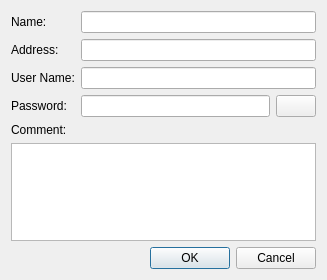
<?xml version="1.0" encoding="UTF-8"?>
<ui version="4.0">
 <class>RouterDialog</class>
 <widget class="QDialog" name="RouterDialog">
  <property name="geometry">
   <rect>
    <x>0</x>
    <y>0</y>
    <width>327</width>
    <height>280</height>
   </rect>
  </property>
  <property name="windowTitle">
   <string>Router Properties</string>
  </property>
  <layout class="QVBoxLayout" name="verticalLayout">
   <item>
    <layout class="QFormLayout" name="formLayout">
     <item row="0" column="0">
      <widget class="QLabel" name="label_name">
       <property name="text">
        <string>Name:</string>
       </property>
      </widget>
     </item>
     <item row="0" column="1">
      <widget class="QLineEdit" name="edit_name">
       <property name="maxLength">
        <number>64</number>
       </property>
      </widget>
     </item>
     <item row="1" column="0">
      <widget class="QLabel" name="label_address">
       <property name="text">
        <string>Address:</string>
       </property>
      </widget>
     </item>
     <item row="1" column="1">
      <widget class="QLineEdit" name="edit_address">
       <property name="maxLength">
        <number>64</number>
       </property>
      </widget>
     </item>
     <item row="2" column="0">
      <widget class="QLabel" name="label">
       <property name="text">
        <string>User Name:</string>
       </property>
      </widget>
     </item>
     <item row="2" column="1">
      <widget class="QLineEdit" name="edit_username">
       <property name="maxLength">
        <number>64</number>
       </property>
      </widget>
     </item>
     <item row="3" column="0">
      <widget class="QLabel" name="label_2">
       <property name="text">
        <string>Password:</string>
       </property>
      </widget>
     </item>
     <item row="3" column="1">
      <layout class="QHBoxLayout" name="horizontalLayout">
       <item>
        <widget class="QLineEdit" name="edit_password">
         <property name="maxLength">
          <number>64</number>
         </property>
         <property name="echoMode">
          <enum>QLineEdit::Password</enum>
         </property>
        </widget>
       </item>
       <item>
        <widget class="QPushButton" name="button_show_password">
         <property name="text">
          <string/>
         </property>
         <property name="icon">
          <iconset resource="resources/console.qrc">
           <normaloff>:/img/eye.png</normaloff>:/img/eye.png</iconset>
         </property>
         <property name="checkable">
          <bool>true</bool>
         </property>
        </widget>
       </item>
      </layout>
     </item>
    </layout>
   </item>
   <item>
    <widget class="QLabel" name="label_comment">
     <property name="text">
      <string>Comment:</string>
     </property>
    </widget>
   </item>
   <item>
    <widget class="QPlainTextEdit" name="edit_comment"/>
   </item>
   <item>
    <widget class="QDialogButtonBox" name="buttonbox">
     <property name="standardButtons">
      <set>QDialogButtonBox::Cancel|QDialogButtonBox::Ok</set>
     </property>
    </widget>
   </item>
  </layout>
 </widget>
 <resources>
  <include location="resources/console.qrc"/>
 </resources>
 <connections/>
</ui>
